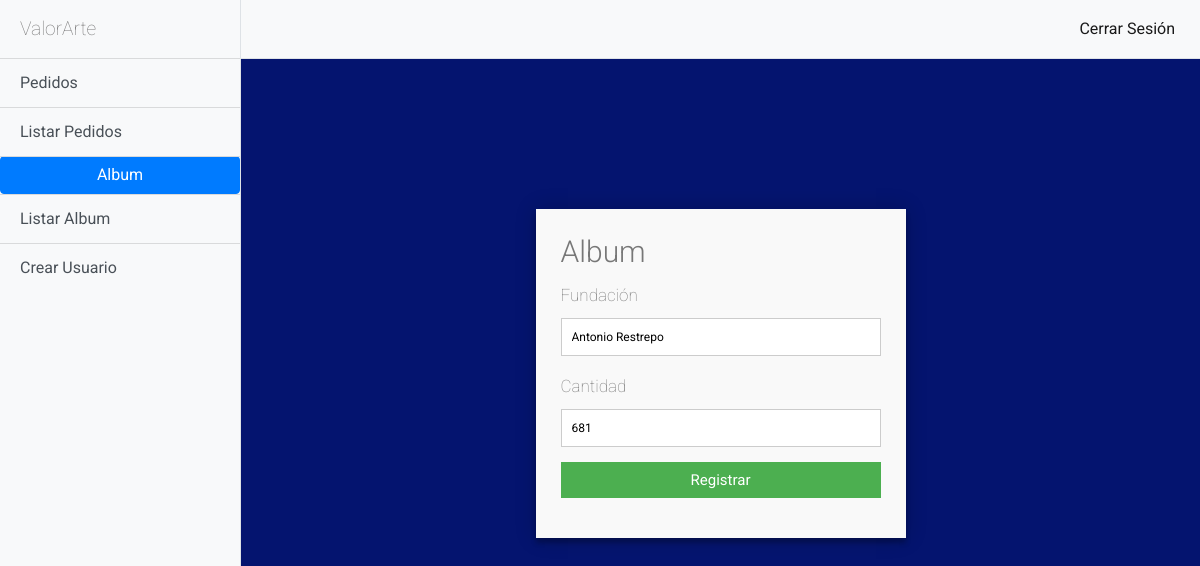
/album/editar/6/ (signed in), run on an earlier commit of the app's database.
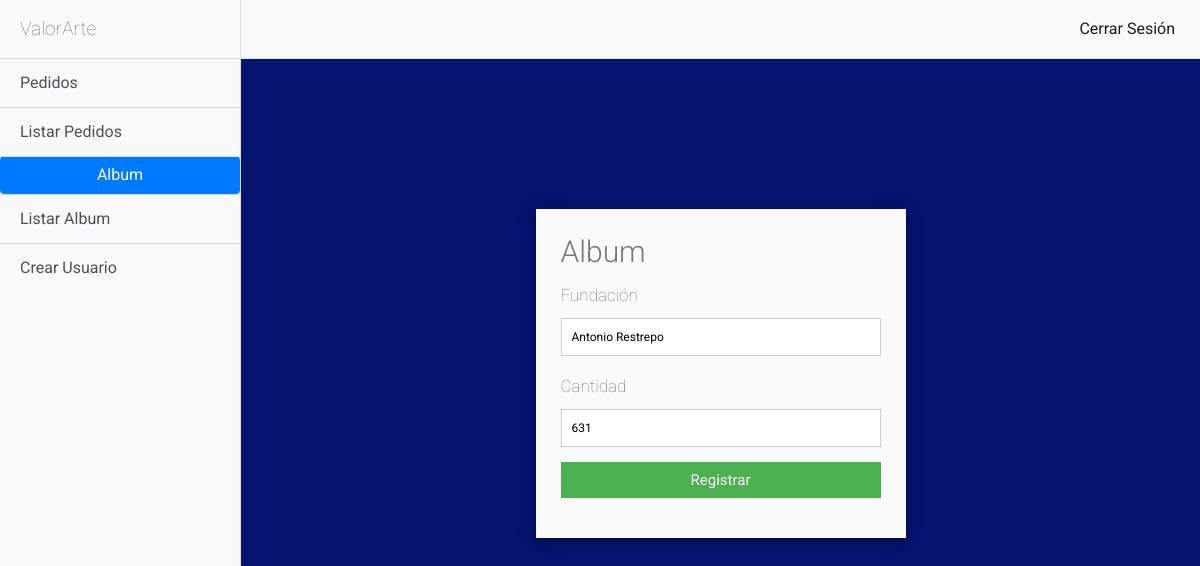
And on a later commit of the database.
### album/models.py (models this page shows, shortened)
class Album(models.Model):
    fundacion = models.CharField(max_length=50)
    cantidad = models.IntegerField()

### album/views.py (the view)
# urls.py: url(r'^editar/(?P<pk>\d+)/$',login_required(AlbumUpdate.as_view()), name='album_editar'),
class AlbumUpdate(UpdateView):
    model = Album
    form_class = AlbumForm
    template_name = 'album/album_form.html'
    success_url = reverse_lazy('album:album_listar')

### album/forms.py
class AlbumForm(forms.ModelForm):
    class Meta:
        model = Album
        fields = [
            'fundacion',
            'cantidad',
        ]
        labels ={
            'fundacion': 'Fundacion',
            'cantidad': 'Cantidad',
        }
        widgets = {
            'fundacion': forms.TextInput(attrs={'class': 'form-control'}),
            'cantidad': forms.TextInput(attrs={'class': 'form-control'}),
        }

### templates/album/album_form.html (shortened to what this page needs)
{% extends 'base/base.html' %}
{% block navbar %}
    <div class="bg-light border-right" id="sidebar-wrapper">
        <div class="sidebar-heading"> ValorArte </div>
        <div class="list-group list-group-flush">
            <a href="{% url 'pedidos:pedidos_crear' %}" class="btn list-group-item list-group-item-action bg-light">Pedidos</a>
            <a href="{% url 'pedidos:pedidos_listar' %}" class="btn list-group-item list-group-item-action bg-light">Listar Pedidos</a>
          <button href="{% url 'album:album_crear' %}" class="btn btn-primary">
            Album
          </button>
          <a href="{% url 'album:album_listar' %}" class="btn list-group-item list-group-item-action bg-light">Listar Album</a>
          {% if user.is_staff %}
          <a href="{% url 'usuarios:registrar' %}" class="btn list-group-item list-group-item-action bg-light">Crear Usuario</a>
          {% endif %}
        </div>
      </div>
      <div id="page-content-wrapper">
        <nav class="navbar navbar-expand-lg navbar-light bg-light border-bottom">
          <div class="collapse navbar-collapse" id="navbarSupportedContent">
            <ul class="navbar-nav ml-auto mt-2 mt-lg-0">
              <li class="nav-item active">
                <a class="btn nav-link" href="{% url 'logout' %}">Cerrar Sesión <span class="sr-only">(current)</span></a>
            </ul>
          </div>
        </nav>
    {% endblock navbar %}
{% block content %}
<div class="container">
        <form id="contact" action="" method="post">
          <h3>Album</h3>
          <fieldset>
              <legend style="font-size:17px"> Fundación </legend>
                <input placeholder="" type="text" tabindex="1" value="{{album.fundacion}}" required autofocus name="fundacion">
              </fieldset>
              <fieldset>
                  <legend style="font-size:17px"> Cantidad </legend>
                    <input placeholder="" type="number" tabindex="1" value="{{album.cantidad}}" required autofocus name="cantidad">
              </fieldset>
          <fieldset>
            <button name="submit" type="submit" id="contact-submit" data-submit="...Sending">Registrar</button>
          </fieldset>
        </form>
      </div>
{% endblock content %}

What changed in the data, as far as the page shows it:
changed Album "Antonio Restrepo": cantidad "681" → "631"
